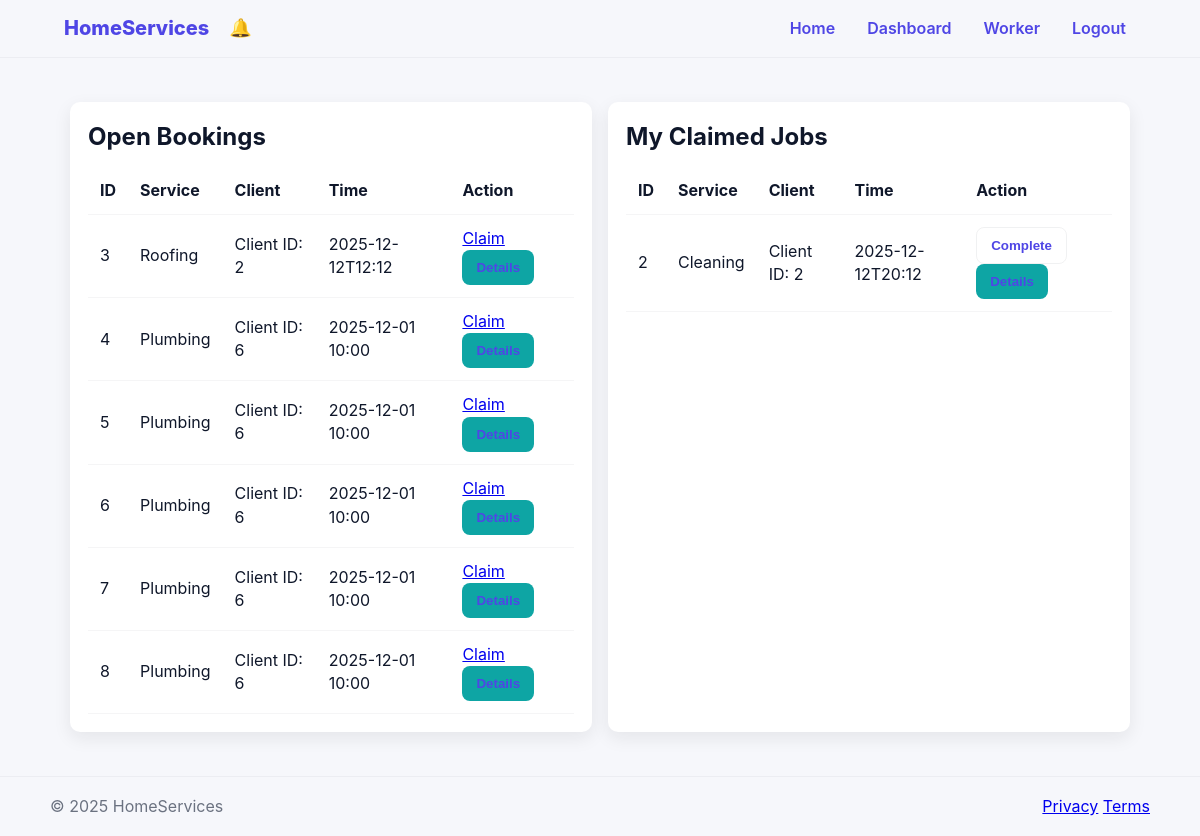
/worker (signed in), run on the app's committed database.
### models.py (models this page shows)
class Booking(Base):
    __tablename__ = "bookings"
    id = Column(Integer, primary_key=True)
    client_id = Column(Integer, ForeignKey("users.id"))
    service_type_id = Column(Integer, ForeignKey("service_types.id"))
    description = Column(Text)
    scheduled_time = Column(String(120))
    status = Column(String(30), default="requested")
    created_at = Column(DateTime(timezone=True), server_default=sqlfunc.now())
    ephemeral_visit_id = Column(String(120), default=generate_uuid)
    client = relationship("User", back_populates="bookings", foreign_keys=[client_id])
    service_type = relationship("ServiceType")
    worker_id = Column(Integer, ForeignKey("users.id"), nullable=True)
    worker = relationship("User", back_populates="claimed_bookings", foreign_keys=[worker_id])

class ServiceType(Base):
    __tablename__ = "service_types"
    id = Column(Integer, primary_key=True)
    name = Column(String(120))
    description = Column(Text)

### app.py (the view, shortened to what this page needs)
@app.route("/worker")
@login_required
def worker_dashboard():
    if current_user.role not in ("worker", "admin"):
        flash("Access denied", "danger")
        return redirect(url_for("dashboard"))
    s = SessionLocal()
    try:
        open_bookings = s.query(Booking).options(joinedload(Booking.service_type), joinedload(Booking.client)).filter_by(status="requested").all()
        my_claims = []
        accepted = []
        completed_orders = []
        if current_user.role == "worker":
            my_claims = s.query(Booking).options(joinedload(Booking.service_type), joinedload(Booking.client)).filter_by(status="accepted", worker_id=current_user.id).all()
    finally:
        s.close()
    return render_template("worker_dashboard.html", open_bookings=open_bookings, my_claims=my_claims, accepted=accepted, completed_orders=completed_orders)

### app.py (called while the page is built)
@login_manager.user_loader
def load_user(user_id):
    s = SessionLocal()
    try:
        u = s.query(User).get(int(user_id))
    finally:
        s.close()
    if u:
        return LoginUser(u)
    return None

@app.before_request
def session_management():
    session.permanent = True
    session.modified = True

@app.after_request
def set_additional_headers(response):
    response.headers['X-Content-Type-Options'] = 'nosniff'
    response.headers['Referrer-Policy'] = 'no-referrer'
    return response

@app.context_processor
def inject_current_year():
    try:
        return {'current_year': datetime.datetime.utcnow().year}
    except Exception:
        return {'current_year': ''}

@app.context_processor
def inject_notification_helpers():
    def get_unread_count():
        try:
            if not (current_user and getattr(current_user, 'is_authenticated', False)):
                return 0
            s = SessionLocal()
            try:
                return s.query(Notification).filter_by(user_id=current_user.id, read=False).count()
            finally:
                s.close()
        except Exception:
            return 0
    return {'get_unread_count': get_unread_count}

### templates/worker_dashboard.html (shortened to what this page needs)
{% extends "layout.html" %}
{% block body_class %}worker{% endblock %}
{% block content %}
{% if current_user.role == 'admin' %}
<div class="stack">
{% else %}
<div class="grid">
{% endif %}
  <div class="card">
    <h2>Open Bookings</h2>
    <div style="overflow:auto">
      <table>
        <thead><tr><th>ID</th><th>Service</th><th>Client</th><th>Time</th><th>Action</th></tr></thead>
        <tbody>
        {% for b in open_bookings %}
          <tr>
            <td>{{ b.id }}</td>
            <td>{{ b.service_type.name }}</td>
            <td>Client ID: {{ b.client_id }}</td>
            <td>{{ b.scheduled_time }}</td>
            <td>
              {% if current_user.role == 'worker' %}
                {% if current_user.is_verified %}
                  <a class="button" href="{{ url_for('claim', booking_id=b.id) }}">Claim</a>
                  {%- set client = b.client if b.client is defined else None -%}
                  <button type="button" class="button" data-note="{{ (b.description or '')|e }}" data-booking-id="{{ b.id }}" data-username="{{ (client.username if client else '')|e }}" aria-haspopup="dialog">Details</button>
                {% else %}
                  <span class="muted">(verification required to claim)</span>
                {% endif %}
              {% endif %}
            </td>
          </tr>
        {% else %}
          <tr><td colspan="5" class="muted">No open bookings</td></tr>
        {% endfor %}
        </tbody>
      </table>
    </div>
  </div>
  {% if current_user.role == 'worker' %}
  <div class="card">
    <h2>My Claimed Jobs</h2>
    <div style="overflow:auto">
      <table>
        <thead><tr><th>ID</th><th>Service</th><th>Client</th><th>Time</th><th>Action</th></tr></thead>
        <tbody>
        {% for b in my_claims %}
          <tr>
            <td>{{ b.id }}</td>
            <td>{{ b.service_type.name }}</td>
            <td>Client ID: {{ b.client_id }}</td>
            <td>{{ b.scheduled_time }}</td>
            <td>
              <form method="post" action="{{ url_for('complete', booking_id=b.id) }}" style="display:inline">
                <button type="submit" class="button secondary">Complete</button>
              </form>
              {%- set client = b.client if b.client is defined else None -%}
              {% if current_user.is_verified %}
                <button type="button" class="button" data-note="{{ (b.description or '')|e }}" data-booking-id="{{ b.id }}" data-username="{{ (client.username if client else '')|e }}" aria-haspopup="dialog">Details</button>
              {% endif %}
            </td>
          </tr>
        {% else %}
          <tr><td colspan="5" class="muted">You have not claimed any jobs.</td></tr>
        {% endfor %}
        </tbody>
      </table>
    </div>
  </div>
  {% endif %}
</div>
{% endblock %}

### static/css/style.css (style rules this page uses)
:root { --bg: #f6f7fb; --card: #ffffff; --muted: #6b7280; --radius: 10px; --shadow: 0 6px 18px rgba(23, 23, 23, 0.08); --accent-home: #0ea5a4; --accent-auth: #7c3aed; --accent-dashboard: #10b981; --accent-book: #fb923c; --accent-blue: #2563eb; --accent-indigo: #4f46e5; --accent-admin: #dc2626; }
* { box-sizing: border-box }
html, body { height: 100% }
body { font-family: Inter, system-ui, -apple-system, 'Segoe UI', Roboto, 'Helvetica Neue', Arial; margin: 0; padding: 0; background: var(--bg); color: #0f172a; line-height: 1.45 }
.card { background: var(--card); border-radius: var(--radius); box-shadow: var(--shadow); padding: 18px }
h1, h2, h3 { color: #0f172a; margin: 0 0 12px }
button, input[type=submit] { background: var(--accent-home); color: #fff; padding: 10px 14px; border: none; border-radius: 8px; cursor: pointer; font-weight: 700 }
button.secondary { background: transparent; color: var(--accent-home); border: 1px solid rgba(15, 23, 42, 0.06) }
table { width: 100%; border-collapse: collapse; background: transparent }
table th, table td { padding: 12px; border-bottom: 1px solid rgba(15, 23, 42, 0.04); text-align: left }
.app-body.worker .brand, .app-body.worker button, .app-body.worker .nav-list a { color: var(--accent-indigo) }
.grid { display: grid; grid-template-columns: repeat(auto-fit, minmax(240px, 1fr)); gap: 16px }

### data on the page
Booking: id "3", service_type.name "Roofing", client_id "2", scheduled_time "2025-12-12T12:12"
Booking: id "4", service_type.name "Plumbing", client_id "6", scheduled_time "2025-12-01 10:00"
Booking: id "5", service_type.name "Plumbing", client_id "6", scheduled_time "2025-12-01 10:00"
Booking: id "6", service_type.name "Plumbing", client_id "6", scheduled_time "2025-12-01 10:00"
Booking: id "7", service_type.name "Plumbing", client_id "6", scheduled_time "2025-12-01 10:00"
Booking: id "8", service_type.name "Plumbing", client_id "6", scheduled_time "2025-12-01 10:00"
Booking: id "2", service_type.name "Cleaning", client_id "2", scheduled_time "2025-12-12T20:12"
